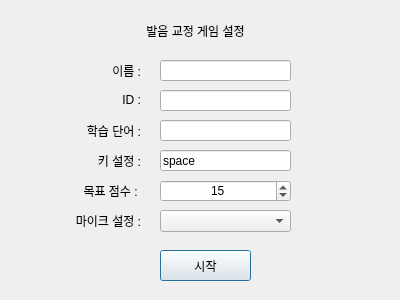
<?xml version="1.0" encoding="UTF-8"?>
<ui version="4.0">
 <class>Dialog</class>
 <widget class="QDialog" name="Dialog">
  <property name="geometry">
   <rect>
    <x>0</x>
    <y>0</y>
    <width>400</width>
    <height>300</height>
   </rect>
  </property>
  <property name="windowTitle">
   <string>Dialog</string>
  </property>
  <widget class="QLabel" name="label">
   <property name="geometry">
    <rect>
     <x>100</x>
     <y>20</y>
     <width>191</width>
     <height>21</height>
    </rect>
   </property>
   <property name="text">
    <string>발음 교정 게임 설정</string>
   </property>
   <property name="alignment">
    <set>Qt::AlignCenter</set>
   </property>
  </widget>
  <widget class="QLabel" name="label_2">
   <property name="geometry">
    <rect>
     <x>80</x>
     <y>60</y>
     <width>61</width>
     <height>21</height>
    </rect>
   </property>
   <property name="text">
    <string>이름 :</string>
   </property>
   <property name="alignment">
    <set>Qt::AlignRight|Qt::AlignTrailing|Qt::AlignVCenter</set>
   </property>
  </widget>
  <widget class="QLabel" name="label_3">
   <property name="geometry">
    <rect>
     <x>80</x>
     <y>90</y>
     <width>61</width>
     <height>20</height>
    </rect>
   </property>
   <property name="text">
    <string>ID :</string>
   </property>
   <property name="alignment">
    <set>Qt::AlignRight|Qt::AlignTrailing|Qt::AlignVCenter</set>
   </property>
  </widget>
  <widget class="QLineEdit" name="lineEdit">
   <property name="geometry">
    <rect>
     <x>160</x>
     <y>60</y>
     <width>131</width>
     <height>21</height>
    </rect>
   </property>
  </widget>
  <widget class="QLineEdit" name="lineEdit_2">
   <property name="geometry">
    <rect>
     <x>160</x>
     <y>90</y>
     <width>131</width>
     <height>21</height>
    </rect>
   </property>
  </widget>
  <widget class="QLabel" name="label_4">
   <property name="geometry">
    <rect>
     <x>60</x>
     <y>120</y>
     <width>81</width>
     <height>21</height>
    </rect>
   </property>
   <property name="text">
    <string>학습 단어 :</string>
   </property>
   <property name="alignment">
    <set>Qt::AlignRight|Qt::AlignTrailing|Qt::AlignVCenter</set>
   </property>
  </widget>
  <widget class="QLineEdit" name="lineEdit_3">
   <property name="geometry">
    <rect>
     <x>160</x>
     <y>120</y>
     <width>131</width>
     <height>21</height>
    </rect>
   </property>
  </widget>
  <widget class="QLabel" name="label_5">
   <property name="geometry">
    <rect>
     <x>60</x>
     <y>180</y>
     <width>81</width>
     <height>21</height>
    </rect>
   </property>
   <property name="text">
    <string>목표 점수 : </string>
   </property>
   <property name="alignment">
    <set>Qt::AlignRight|Qt::AlignTrailing|Qt::AlignVCenter</set>
   </property>
  </widget>
  <widget class="QLabel" name="label_6">
   <property name="geometry">
    <rect>
     <x>50</x>
     <y>210</y>
     <width>91</width>
     <height>21</height>
    </rect>
   </property>
   <property name="text">
    <string>마이크 설정 :</string>
   </property>
   <property name="alignment">
    <set>Qt::AlignRight|Qt::AlignTrailing|Qt::AlignVCenter</set>
   </property>
  </widget>
  <widget class="QComboBox" name="comboBox">
   <property name="geometry">
    <rect>
     <x>160</x>
     <y>210</y>
     <width>131</width>
     <height>22</height>
    </rect>
   </property>
  </widget>
  <widget class="QDoubleSpinBox" name="doubleSpinBox">
   <property name="geometry">
    <rect>
     <x>160</x>
     <y>180</y>
     <width>131</width>
     <height>22</height>
    </rect>
   </property>
   <property name="alignment">
    <set>Qt::AlignCenter</set>
   </property>
   <property name="decimals">
    <number>0</number>
   </property>
   <property name="singleStep">
    <double>1.000000000000000</double>
   </property>
   <property name="value">
    <double>15.000000000000000</double>
   </property>
  </widget>
  <widget class="QPushButton" name="pushButton">
   <property name="geometry">
    <rect>
     <x>160</x>
     <y>250</y>
     <width>91</width>
     <height>31</height>
    </rect>
   </property>
   <property name="text">
    <string>시작</string>
   </property>
  </widget>
  <widget class="QLabel" name="label_7">
   <property name="geometry">
    <rect>
     <x>50</x>
     <y>150</y>
     <width>91</width>
     <height>21</height>
    </rect>
   </property>
   <property name="text">
    <string>키 설정 :</string>
   </property>
   <property name="alignment">
    <set>Qt::AlignRight|Qt::AlignTrailing|Qt::AlignVCenter</set>
   </property>
  </widget>
  <widget class="QLineEdit" name="lineEdit_4">
   <property name="geometry">
    <rect>
     <x>160</x>
     <y>150</y>
     <width>131</width>
     <height>21</height>
    </rect>
   </property>
   <property name="text">
    <string>space</string>
   </property>
  </widget>
 </widget>
 <resources/>
 <connections/>
</ui>
